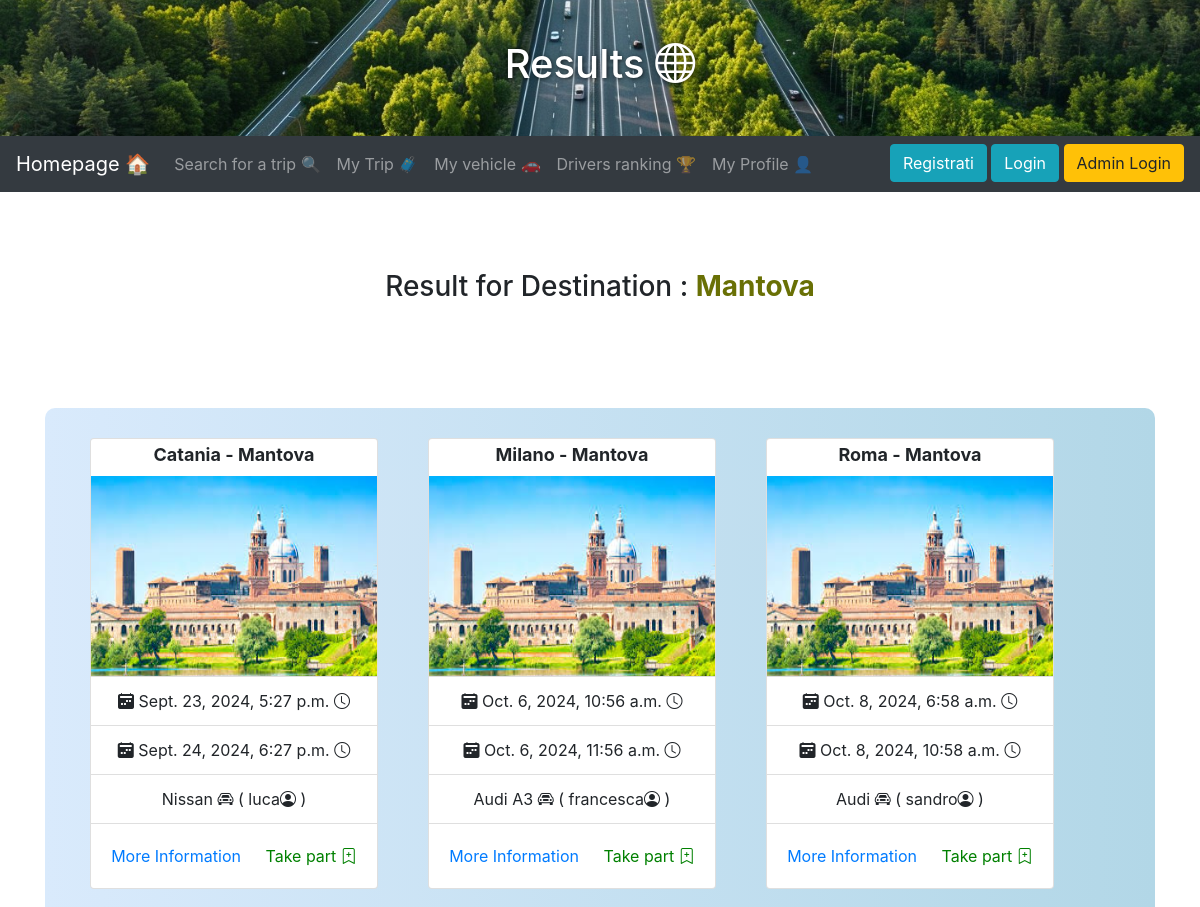
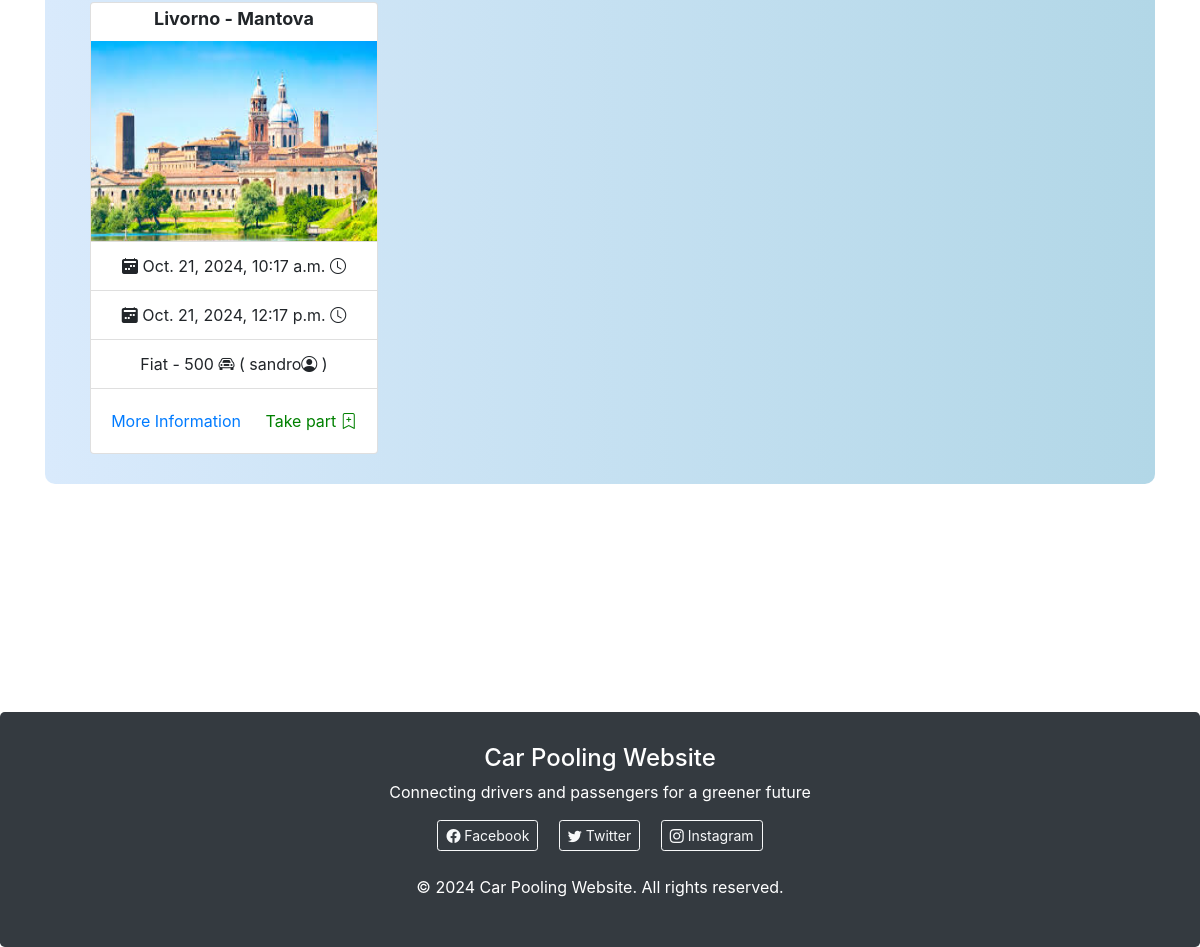
Screenshot of /gestione/searchtripresults/Mantova/Destination/ with the database file from the repository (2 pictures, top to bottom).
### gestione/models.py (models this page shows, shortened)
class Ride(models.Model):
    car = models.ForeignKey(Car , on_delete=models.SET_NULL , default = None ,null=True , related_name="my_rides")
    user = models.ForeignKey(User, on_delete=models.PROTECT,blank=True,null=True,default=None, related_name="my_rides")
    departure_location = models.CharField(max_length=30 , null  = False , default = "NO_LOCATION_D")
    departure_state = models.CharField(max_length=30 , null  = False , default = "NO_STATE_D")
    departure_address = models.CharField(max_length=30 , null  = False , default = "NO_ADDRESS_D")
    arrival_location = models.CharField(max_length=30 , null = False , default = "NO_LOCATION_A")
    arrival_state = models.CharField(max_length=30 , null  = False , default = "NO_STATE_A")
    arrival_address = models.CharField(max_length=30 , null  = False , default = "NO_ADDRESS_A")
    departure_time = models.DateTimeField(null=False , default=timezone.make_aware(timezone.datetime(1970, 1, 1, 0, 0, 0)))
    arrival_time = models.DateTimeField(null=False , default=timezone.make_aware(timezone.datetime(1970, 1, 1, 0, 0, 0)))
    open_registration_time = models.DateTimeField(null = False , default=timezone.make_aware(timezone.datetime(1970, 1, 1, 0, 0, 0)))
    close_registration_time = models.DateTimeField(null = False , default=timezone.make_aware(timezone.datetime(1970, 1, 1, 0, 0, 0)))
    max_passenger = models.IntegerField(default=0 , null = False )
    image = models.ImageField(upload_to='ride_images/', null=True, blank=True)

class Car(models.Model):
    user = models.ForeignKey(User, on_delete=models.SET_NULL,blank=True,null=True , related_name="my_cars")
    model = models.CharField(max_length=50)
    license_plate = models.CharField(max_length=15)
    km = models.IntegerField(default=0)
    last_inspection_date = models.DateField(default=None , null = True , blank=True)
    image = models.ImageField(upload_to='car_images/', null=True, blank=True)
    class Meta:
        verbose_name_plural = "Cars"

### gestione/views.py (the view)
# urls.py: path("searchtripresults/<str:string>/<str:where>/", SearchResultsList.as_view(), name="search_results_trip"),
class SearchResultsList(ListView):
    model = Ride
    template_name = "search_results_trip.html"
    def get_queryset(self):
        string = self.request.resolver_match.kwargs["string"]
        where = self.request.resolver_match.kwargs["where"]
        return get_filtered_rides(user=self.request.user, search_string=string, search_where=where , limit = 30)
    def get_context_data(self, **kwargs):
        context = super().get_context_data(**kwargs)
        context['where'] = self.request.resolver_match.kwargs["where"]
        context['string'] = self.request.resolver_match.kwargs["string"]
        return context

### gestione/templates/search_results_trip.html (shortened to what this page needs)
{% extends 'basebs.html' %}
{% load static %}
{% block header1 %}
  <div class="header-background">
    <h1> Results  <i class="bi bi-globe"></i> </h1>
  </div>
{% endblock %}
{% block content %}
<br>
<br>
  <h3 style="text-align: center;">  Result for {{where}} : <b style="color: rgb(105, 112, 5);">{{string}} </b> </h3>
  <br><br><br><br>
{% if object_list.count == 0 %}
<br>
<div class="alert alert-primary" role="alert">
  There are not results <i class="bi bi-emoji-frown"></i></i> </a>
</div>
{%else %}
<div style="background: linear-gradient(to right, #d9eafc, #b2d7e7); padding: 20px; text-align: center; border-radius: 10px;">
  <div class="container text-center">
    <div class="row justify-content-start">
      {% for trip in object_list %}
      <div class="col-auto">
        <div class="card" style="width: 18rem;">
          <h4> <span class="badge rounded-pill text-bg-info"> {{trip.departure_location}} - {{trip.arrival_location}} </span> </h4>
          {% if trip.image %}
            <img src="{{ trip.image.url }}" height="200px" alt="city_img">
          {% else %}
              <img src="{% static '/img/no_img.jpg' %}" height="200px" alt="default_city_img">
          {% endif %}
          <ul class="list-group list-group-flush">
            <li class="list-group-item"> <i class="bi bi-calendar2-week-fill"></i> {{trip.departure_time}} </i>  <i class="bi bi-clock"></i>  </li>
            <li class="list-group-item"> <i class="bi bi-calendar2-week-fill"></i> {{trip.arrival_time}}   </i>  <i class="bi bi-clock"></i>  </li>
            <li class="list-group-item"> {{ trip.car.model }} <i class="bi bi-car-front"></i> ( {{trip.user.username}}<i class="bi bi-person-circle"></i> )  </li>
          </ul>
            <div class="card-body">
                <a href="{% url 'ridedetail' pk=trip.id %}" class="card-link"> More Information </a>
                <a href="{% url 'take_part' pk=trip.id %}" style = "color: green;"  class="card-link"> Take part <i class="bi bi-bookmark-plus"></i> </a>
            </div>
        </div>
      </div>
      {%endfor%}
    </div>
  </div>
</div>
<br>
{%endif %}
{% endblock %}

### templates/basebs.html (style rules this page uses)
.header-background { background-image: url('/static/img/home_background.jpg'); background-size: cover; background-position: center; padding: 40px; color: white; text-shadow: 1px 1px 4px rgba(0, 0, 0, 0.7); width: 100vw; margin-left: calc(-50vw + 50%); }
.card { margin: 10px; }

### rows the page displays
Ride: departure_location "Catania", arrival_location "Mantova", image (picture), departure_time "Sept. 23, 2024, 5:27 p.m.", arrival_time "Sept. 24, 2024, 6:27 p.m.", car.model "Nissan", user.username "luca"
Ride: departure_location "Milano", arrival_location "Mantova", image (picture), departure_time "Oct. 6, 2024, 10:56 a.m.", arrival_time "Oct. 6, 2024, 11:56 a.m.", car.model "Audi A3", user.username "francesca"
Ride: departure_location "Roma", arrival_location "Mantova", image (picture), departure_time "Oct. 8, 2024, 6:58 a.m.", arrival_time "Oct. 8, 2024, 10:58 a.m.", car.model "Audi", user.username "sandro"
Ride: departure_location "Livorno", arrival_location "Mantova", image (picture), departure_time "Oct. 21, 2024, 10:17 a.m.", arrival_time "Oct. 21, 2024, 12:17 p.m.", car.model "Fiat - 500", user.username "sandro"

### other values shown
{{ where }} "Destination"
{{ string }} "Mantova"
